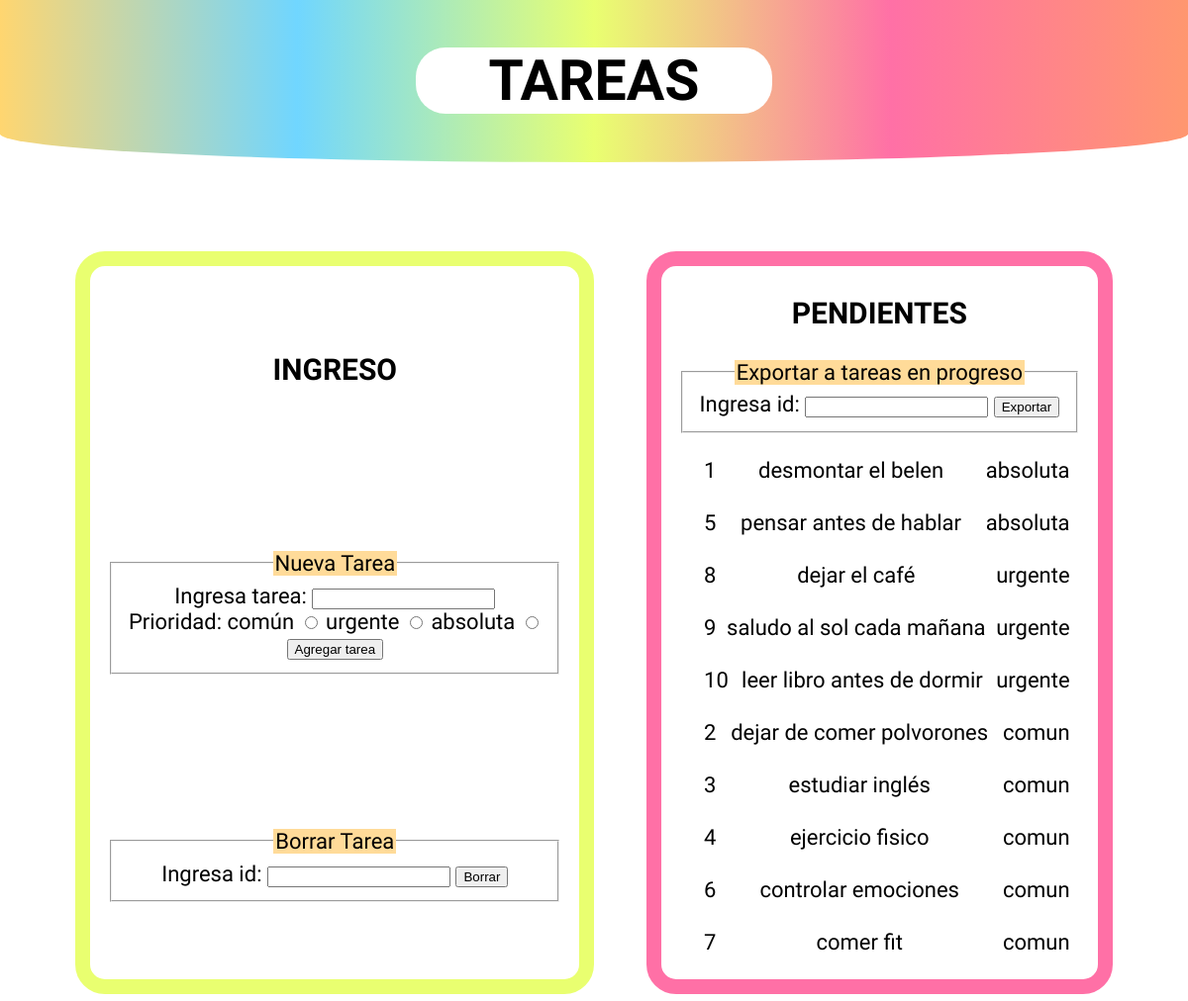
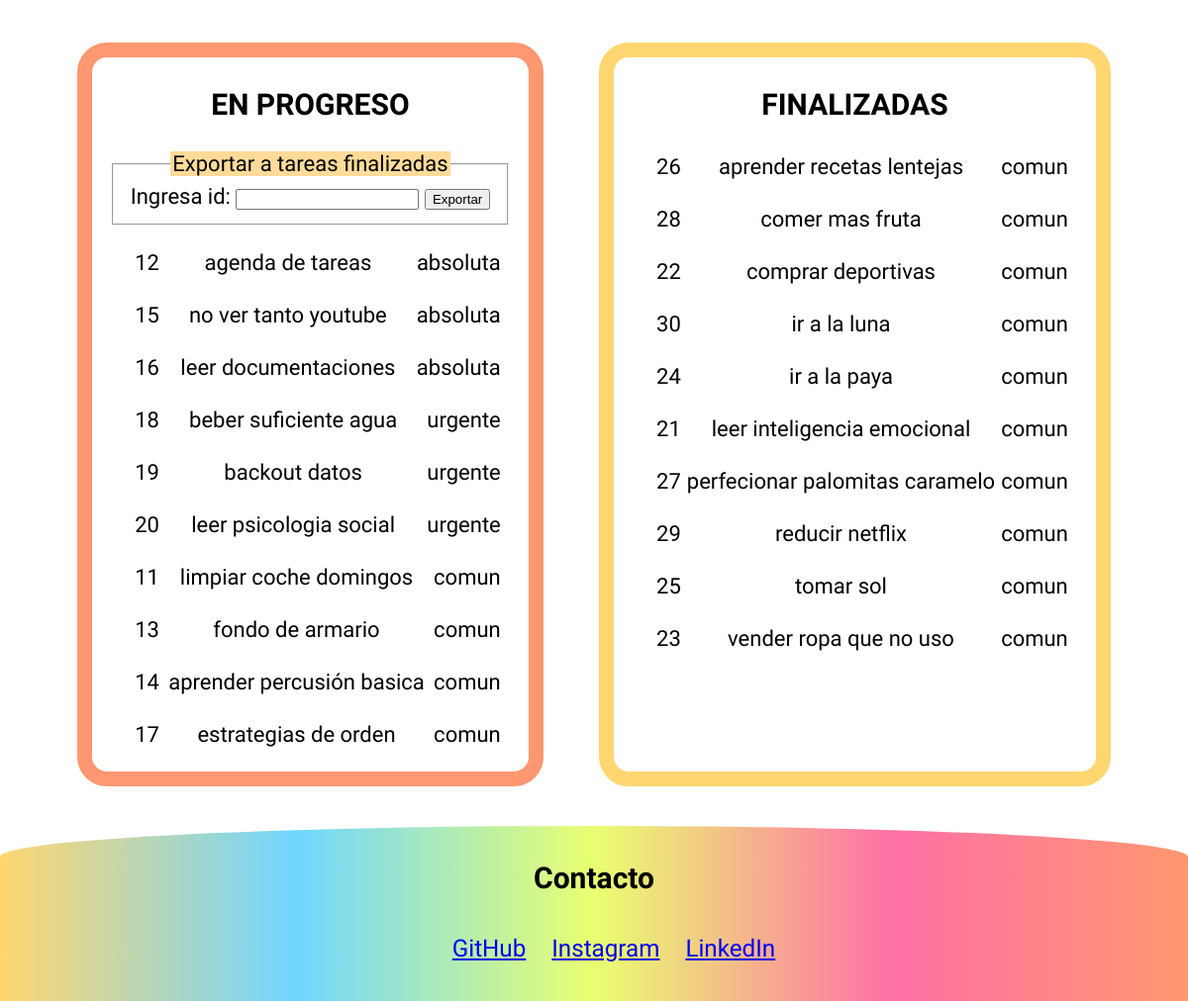
The page / on the database its author committed (2 pictures, top to bottom).
### tables this page shows
CREATE TABLE `tareas`(
    `id` BIGINT AUTO_INCREMENT PRIMARY KEY,
    `tarea` VARCHAR(255) NOT NULL,
    `fhalta` TIMESTAMP DEFAULT CURRENT_TIMESTAMP ON UPDATE CURRENT_TIMESTAMP,
    `estado` CHAR(10) NOT NULL DEFAULT 'pendiente',
    `prioridad` CHAR(10) NOT NULL DEFAULT 'comun',
    `borrado` CHAR(1) NOT NULL DEFAULT 1
);

### src/index.php (the view, shortened to what this page needs)
<!DOCTYPE html>
<html lang="es">
   <head>
      <link rel="stylesheet" href="css/styles.css">
   </head>
   <body>
      <?php
         $servidor = "localhost";
         $user = "root";
         $password = null;
         $database = "agendatareas";
         $db = new mysqli($servidor,$user, $password,$database);
      ?>
      <header class="headerindex"><h1> TAREAS </h1></header>
      <main class="mainindex">
         <section class="boxtareas tareaIngres">
            <h3>INGRESO</h3>
            <form method="post" action="ingresoTarea.php" enctype="application/x-www-form-urlencoded">
               <fieldset>
                  <legend> Nueva Tarea </legend>
                  <div><label> Ingresa tarea: <input type="text" name="tarea" required></label></div>
                  <label> Prioridad: común <input type=radio name="prioridad[]" value="comun" required></label>
                  <label>  urgente <input type=radio name="prioridad[]" value="urgente" required></label>
                  <label> absoluta <input type=radio name="prioridad[]" value="absoluta" required></label>
                  <div><button type="submit"> Agregar tarea </button></div>
               </fieldset>
            </form>
            <form method="post" action="borradoTarea.php" enctype="application/x-www-form-urlencoded" >
               <fieldset>
                  <legend> Borrar Tarea </legend>
                  <div><label> Ingresa id: <input type="number" name="id" required></label>
                  <button type="submit"> Borrar </button></div>
               </fieldset>
            </form>
         </section>
         <section class="boxtareas tareasPend">
            <h3>PENDIENTES</h3>
            <form method="post" action="exportacionEnProgreso.php" enctype="application/x-www-form-urlencoded">
               <fieldset>
                  <legend> Exportar a tareas en progreso </legend>
                  <div><label> Ingresa id: <input type="number" name="idpendiente" required></label>
                  <button type="submit"> Exportar </button></div>
               </fieldset>
            </form>
            <?php
               $sentencia = $db->prepare("SELECT * FROM `tareas` WHERE `estado`=? AND `prioridad`=? AND `borrado`=?");
               $sentencia->bind_param('ssi', $param1, $param2,$param3);
               $sentencia->execute();
               $sentencia->bind_result($id, $tarea,$fhalta,$estado,$prioridad,$borrado);
               while ($sentencia->fetch()){ echo "<ol><li> $id </li><li> $tarea </li><li class=ocultar> $prioridad </li></ol>"; }
               $sentencia->execute();
               while ($sentencia->fetch()){ echo "<ol><li> $id </li><li> $tarea </li><li class=ocultar> $prioridad </li></ol>"; }
               $sentencia->execute();
               while ($sentencia->fetch()){ echo "<ol><li> $id </li><li> $tarea </li><li class=ocultar> $prioridad </li></ol>"; }
            ?>
         </section>
         <section class="boxtareas tareasProg">
            <h3>EN PROGRESO</h3>
            <form method="post" action="exportacionFinalizadas.php" enctype="application/x-www-form-urlencoded">
               <fieldset>
                  <legend> Exportar a tareas finalizadas </legend>
                  <div><label> Ingresa id: <input type="number" name="idenprogreso" required></label>
                  <button type="submit"> Exportar </button></div>
               </fieldset>
            </form>
            <?php
               $param1="enprogreso";
               $sentencia->execute();
               while ($sentencia->fetch()){ echo "<ol><li> $id </li><li> $tarea </li><li class=ocultar> $prioridad </li></ol>"; }
               $sentencia->execute();
               while ($sentencia->fetch()){ echo "<ol><li> $id </li><li> $tarea </li><li class=ocultar> $prioridad </li></ol>"; }
               $param2="comun";
               $sentencia->execute();
               while ($sentencia->fetch()){ echo "<ol><li> $id </li><li> $tarea </li><li class=ocultar> $prioridad </li></ol>"; }
            ?>
         </section>
         <section class="boxtareas tareasFin">
            <h3>FINALIZADAS</h3>
            <?php
               $sentencia = $db->prepare("SELECT * FROM `tareas` WHERE `estado`=? AND `borrado`=? ORDER BY `tarea`");
               $sentencia->bind_param('si', $param1, $param2);
               $sentencia-> execute();
               $sentencia->bind_result($id, $tarea,$fhalta,$estado,$prioridad,$borrado);
               while ($sentencia->fetch()){ echo "<ol><li> $id </li><li> $tarea </li><li class=ocultar> $prioridad </li></ol>"; }
            ?>
         </section>
      </main>
      <footer class="footerindex">
         <section>
            <h3>Contacto</h3>
            <ul class="iconos">
               <li><a href="#" > GitHub </a></li>
               <li><a href="#" > Instagram </a></li>
               <li>
                  <a href="https://www.linkedin.com/in/mois%C3%A9s-mu%C3%B1oz-aranda-5353b3221/"> LinkedIn </a>
               </li>
            </ul>
         </section>
      </footer>
   </body>
</html>

### src/css/styles.css (style rules this page uses)
:root { --orange-yellow-crayola: #ffd670ff; --baby-blue: #70d6ffff; --mindaro: #e9ff70ff; --french-pink: #ff70a6ff; --light-salmon: #ff9770ff; font-family: 'Ephesis', cursive; font-family: 'Handlee', cursive; font-family: 'Itim', cursive; }
* { font-family: 'Handlee', cursive, Ephesis, cursive, Itim, Cursive serif, sans-serif; list-style:none; }
body { margin: 0; text-align: center; font-size:22px; }
.headerindex { border-radius: 0 0 85% 85% / 30%; display: flex; justify-content: center; padding: 10px; font-size: 1.3em; background: linear-gradient(to right, var(--orange-yellow-crayola),var(--baby-blue),var(--mindaro),var(--french-pink),var(--light-salmon)); }
.headerindex h1 { border-radius:30px; background-color:#ffffff; width: 360px; }
.mainindex { display: flex; flex-wrap: wrap; justify-content: space-around; padding: 40px 50px; }
.boxtareas { border-radius:30px; color:#000000; background-color:#ffffff; border: 2px solid black; margin-top: 50px;; }
.boxtareas ol { display:flex; justify-content: space-between; margin-right: 25px; }
.boxtareas li { margin: 3px; }
h3 { font-size:30px; color:rgb(0, 0, 0); }
.footerindex { border-radius: 85% 85% 0 0 / 30%; padding: 5px; font-size: 1.1em; background: linear-gradient(to right, var(--orange-yellow-crayola),var(--baby-blue),var(--mindaro),var(--french-pink),var(--light-salmon)); }
.iconos { list-style: none; }
.iconos li { display:inline-block; margin: 10px; }
legend { background-color:rgba(255, 165, 0,0.4); }
fieldset { margin:20px; }
.tareaIngres { display: flex; flex-direction: column; justify-content: space-around; border: 15px solid var(--mindaro); }
.tareasPend { border: 15px solid var(--french-pink); }
.tareasProg { border: 15px solid var(--light-salmon); }
.tareasFin { border: 15px solid var(--orange-yellow-crayola); }

### rows shown on the page
tareas: id "1", tarea "desmontar el belen", prioridad "absoluta"
tareas: id "5", tarea "pensar antes de hablar", prioridad "absoluta"
tareas: id "8", tarea "dejar el café", prioridad "urgente"
tareas: id "9", tarea "saludo al sol cada mañana", prioridad "urgente"
tareas: id "10", tarea "leer libro antes de dormir", prioridad "urgente"
tareas: id "2", tarea "dejar de comer polvorones", prioridad "comun"
tareas: id "3", tarea "estudiar inglés", prioridad "comun"
tareas: id "4", tarea "ejercicio fisico", prioridad "comun"
tareas: id "6", tarea "controlar emociones", prioridad "comun"
tareas: id "7", tarea "comer fit", prioridad "comun"
tareas: id "12", tarea "agenda de tareas", prioridad "absoluta"
tareas: id "15", tarea "no ver tanto youtube", prioridad "absoluta"
tareas: id "16", tarea "leer documentaciones", prioridad "absoluta"
tareas: id "18", tarea "beber suficiente agua", prioridad "urgente"
tareas: id "19", tarea "backout datos", prioridad "urgente"
tareas: id "20", tarea "leer psicologia social", prioridad "urgente"
tareas: id "11", tarea "limpiar coche domingos", prioridad "comun"
tareas: id "13", tarea "fondo de armario", prioridad "comun"
tareas: id "14", tarea "aprender percusión basica", prioridad "comun"
tareas: id "17", tarea "estrategias de orden", prioridad "comun"
tareas: id "26", tarea "aprender recetas lentejas", prioridad "comun"
tareas: id "28", tarea "comer mas fruta", prioridad "comun"
tareas: id "22", tarea "comprar deportivas", prioridad "comun"
tareas: id "30", tarea "ir a la luna", prioridad "comun"
tareas: id "24", tarea "ir a la paya", prioridad "comun"
tareas: id "21", tarea "leer inteligencia emocional", prioridad "comun"
tareas: id "27", tarea "perfecionar palomitas caramelo", prioridad "comun"
tareas: id "29", tarea "reducir netflix", prioridad "comun"
tareas: id "25", tarea "tomar sol", prioridad "comun"
tareas: id "23", tarea "vender ropa que no uso", prioridad "comun"
